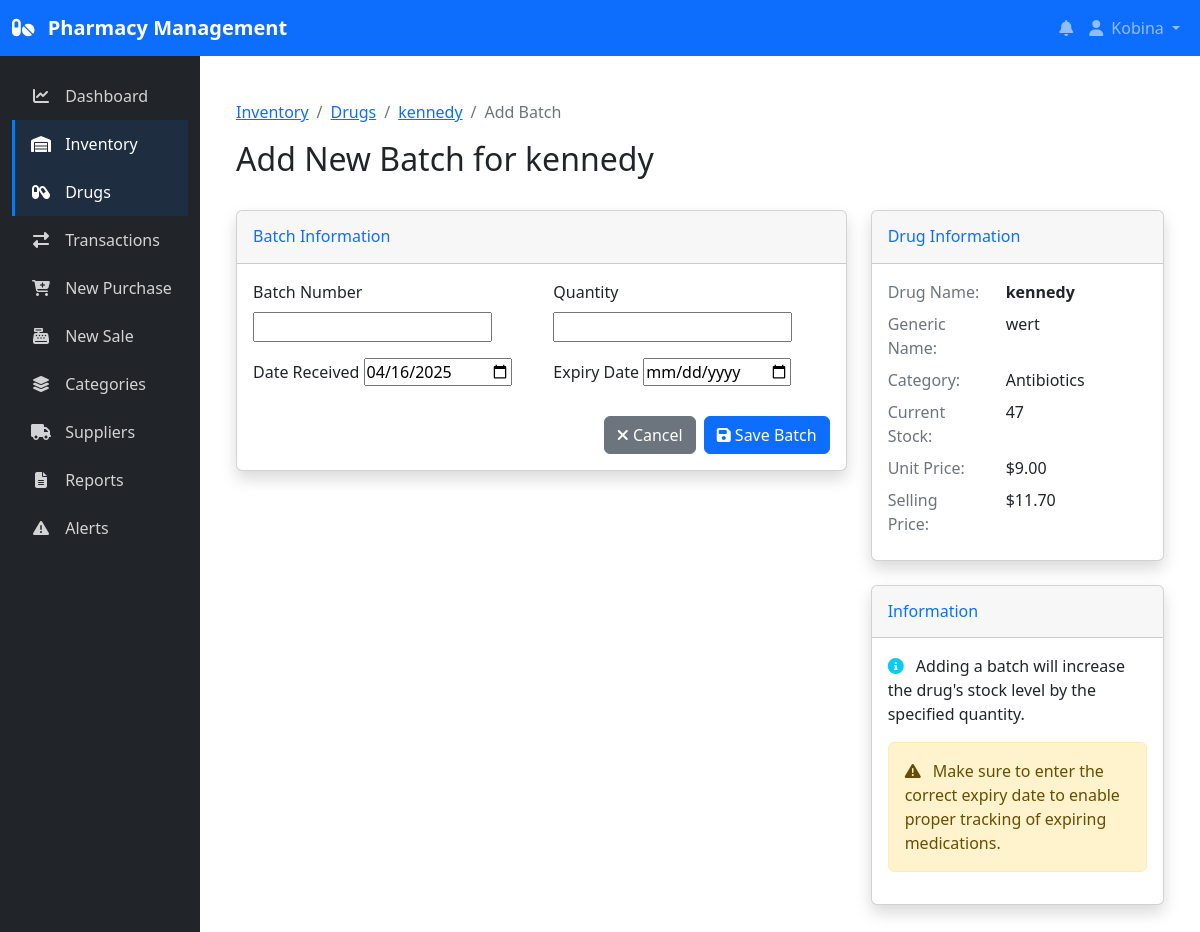
The app's page /inventory/drugs/1/add-batch/ (signed in) with its own data.
### inventory/models.py (models this page shows, shortened)
class Drug(models.Model):
    name = models.CharField(max_length=100)
    generic_name = models.CharField(max_length=100, blank=True, null=True)
    description = models.TextField(blank=True, null=True)
    category = models.ForeignKey(Category, on_delete=models.SET_NULL, null=True, related_name='drugs')
    supplier = models.ForeignKey(Supplier, on_delete=models.SET_NULL, null=True, related_name='drugs')
    unit_price = models.DecimalField(max_digits=10, decimal_places=2, validators=[MinValueValidator(0)])
    selling_price = models.DecimalField(max_digits=10, decimal_places=2, validators=[MinValueValidator(0)], editable=False)
    quantity_in_stock = models.PositiveIntegerField(default=0)
    reorder_level = models.PositiveIntegerField(default=10)
    expiry_date = models.DateField(blank=True, null=True)
    created_at = models.DateTimeField(auto_now_add=True)
    updated_at = models.DateTimeField(auto_now=True)

class Category(models.Model):
    name = models.CharField(max_length=100, unique=True)
    description = models.TextField(blank=True, null=True)
    created_at = models.DateTimeField(auto_now_add=True)
    updated_at = models.DateTimeField(auto_now=True)
    class Meta:
        verbose_name_plural = "Categories"

### inventory/views.py (the view)
# urls.py: path('drugs/<int:drug_id>/add-batch/', views.batch_create, name='batch_create'),
@login_required
def batch_create(request, drug_id):
    drug = get_object_or_404(Drug, pk=drug_id)
    if request.method == 'POST':
        form = BatchForm(request.POST)
        if form.is_valid():
            batch = form.save(commit=False)
            batch.drug = drug
            batch.save()
            drug.quantity_in_stock += batch.quantity
            drug.save()
            messages.success(request, f'New batch for "{drug.name}" has been added successfully!')
            return redirect('drug_detail', pk=drug.pk)
    else:
        form = BatchForm()
    context = {
        'form': form,
        'drug': drug,
        'title': f'Add New Batch for {drug.name}',
    }
    return render(request, 'inventory/batch_form.html', context)

### inventory/forms.py (shortened to what this page needs)
class BatchForm(forms.ModelForm):
    class Meta:
        model = Batch
        fields = ['batch_number', 'quantity', 'expiry_date', 'date_received']
        widgets = {
            'expiry_date': forms.DateInput(attrs={'type': 'date'}),
            'date_received': forms.DateInput(attrs={'type': 'date'}),
        }

### inventory/templates/inventory/batch_form.html (shortened to what this page needs)
{% extends 'base.html' %}
{% block content %}
<div class="container-fluid py-4">
    <nav aria-label="breadcrumb">
        <ol class="breadcrumb">
            <li class="breadcrumb-item"><a href="{% url 'inventory_home' %}">Inventory</a></li>
            <li class="breadcrumb-item"><a href="{% url 'drug_list' %}">Drugs</a></li>
            <li class="breadcrumb-item"><a href="{% url 'drug_detail' drug.pk %}">{{ drug.name }}</a></li>
            <li class="breadcrumb-item active" aria-current="page">Add Batch</li>
        </ol>
    </nav>
    <div class="d-flex justify-content-between align-items-center mb-4">
        <h1 class="h2">{{ title }}</h1>
    </div>
    <div class="row">
        <div class="col-md-8">
            <div class="card shadow">
                <div class="card-header py-3">
                    <h6 class="m-0 font-weight-bold text-primary">Batch Information</h6>
                </div>
                <div class="card-body">
                    <form method="post">
                        <div class="row mb-3">
                            <div class="col-md-6">
                                <label for="{{ form.batch_number.id_for_label }}" class="form-label">Batch Number</label>
                                {{ form.batch_number }}
                            </div>
                            <div class="col-md-6">
                                <label for="{{ form.quantity.id_for_label }}" class="form-label">Quantity</label>
                                {{ form.quantity }}
                            </div>
                        </div>
                        <div class="row mb-3">
                            <div class="col-md-6">
                                <label for="{{ form.date_received.id_for_label }}" class="form-label">Date Received</label>
                                {{ form.date_received }}
                            </div>
                            <div class="col-md-6">
                                <label for="{{ form.expiry_date.id_for_label }}" class="form-label">Expiry Date</label>
                                {{ form.expiry_date }}
                            </div>
                        </div>
                        <div class="d-flex justify-content-end mt-4">
                            <a href="{% url 'drug_detail' drug.pk %}" class="btn btn-secondary me-2">
                                <i class="fas fa-times"></i> Cancel
                            </a>
                            <button type="submit" class="btn btn-primary">
                                <i class="fas fa-save"></i> Save Batch
                            </button>
                        </div>
                    </form>
                </div>
            </div>
        </div>
        <div class="col-md-4">
            <div class="card shadow mb-4">
                <div class="card-header py-3">
                    <h6 class="m-0 font-weight-bold text-primary">Drug Information</h6>
                </div>
                <div class="card-body">
                    <div class="row mb-2">
                        <div class="col-5 text-muted">Drug Name:</div>
                        <div class="col-7 fw-bold">{{ drug.name }}</div>
                    </div>
                    {% if drug.generic_name %}
                    <div class="row mb-2">
                        <div class="col-5 text-muted">Generic Name:</div>
                        <div class="col-7">{{ drug.generic_name }}</div>
                    </div>
                    {% endif %}
                    <div class="row mb-2">
                        <div class="col-5 text-muted">Category:</div>
                        <div class="col-7">{{ drug.category.name|default:"Not categorized" }}</div>
                    </div>
                    <div class="row mb-2">
                        <div class="col-5 text-muted">Current Stock:</div>
                        <div class="col-7">{{ drug.quantity_in_stock }}</div>
                    </div>
                    <div class="row mb-2">
                        <div class="col-5 text-muted">Unit Price:</div>
                        <div class="col-7">${{ drug.unit_price|floatformat:2 }}</div>
                    </div>
                    <div class="row mb-2">
                        <div class="col-5 text-muted">Selling Price:</div>
                        <div class="col-7">${{ drug.selling_price|floatformat:2 }}</div>
                    </div>
                </div>
            </div>
            <div class="card shadow">
                <div class="card-header py-3">
                    <h6 class="m-0 font-weight-bold text-primary">Information</h6>
                </div>
                <div class="card-body">
                    <p><i class="fas fa-info-circle text-info me-2"></i> Adding a batch will increase the drug's stock level by the specified quantity.</p>
                    <div class="alert alert-warning mt-3">
                        <i class="fas fa-exclamation-triangle me-2"></i>
                        Make sure to enter the correct expiry date to enable proper tracking of expiring medications.
                    </div>
                </div>
            </div>
        </div>
    </div>
</div>
{% endblock %}

### templates/base.html (shortened to what this page needs)
<!DOCTYPE html>
<html lang="en">
<head>
    <link href="https://cdn.jsdelivr.net/npm/bootstrap@5.2.3/dist/css/bootstrap.min.css" rel="stylesheet">
    <link rel="stylesheet" href="https://cdnjs.cloudflare.com/ajax/libs/font-awesome/6.1.1/css/all.min.css">
</head>
<body>
    <nav class="navbar navbar-expand-lg navbar-dark bg-primary">
        <div class="container-fluid">
            <a class="navbar-brand" href="{% url 'dashboard_home' %}">
                <i class="fas fa-pills me-2"></i> Pharmacy Management
            </a>
            <div class="collapse navbar-collapse" id="navbarNav">
                <ul class="navbar-nav ms-auto">
                    {% if user.is_authenticated %}
                        <li class="nav-item">
                            <a class="nav-link" href="{% url 'stock_alerts' %}">
                                <i class="fas fa-bell"></i>
                            </a>
                        </li>
                        <li class="nav-item dropdown">
                            <a class="nav-link dropdown-toggle" href="#" id="navbarDropdown" role="button" data-bs-toggle="dropdown">
                                <i class="fas fa-user me-1"></i> {{ user.username }}
                            </a>
                        </li>
                    {% else %}
                        <li class="nav-item">
                            <a class="nav-link" href="{% url 'login' %}">Login</a>
                        </li>
                    {% endif %}
                </ul>
            </div>
        </div>
    </nav>
    <div class="container-fluid">
        <div class="row">
            {% if user.is_authenticated %}
                <div class="col-md-3 col-lg-2 d-md-block bg-dark sidebar collapse">
                    <div class="position-sticky">
                        <ul class="nav flex-column mt-3">
                            <li class="nav-item">
                                <a class="nav-link {% if request.path == '/dashboard/' %}active{% endif %}"
                                   href="{% url 'dashboard_home' %}">
                                    <i class="fas fa-chart-line"></i> Dashboard
                                </a>
                            </li>
                            <li class="nav-item">
                                <a class="nav-link {% if '/inventory/' in request.path %}active{% endif %}"
                                   href="{% url 'inventory_home' %}">
                                    <i class="fas fa-warehouse"></i> Inventory
                                </a>
                            </li>
                            <li class="nav-item">
                                <a class="nav-link {% if '/drugs/' in request.path %}active{% endif %}"
                                   href="{% url 'drug_list' %}">
                                    <i class="fas fa-capsules"></i> Drugs
                                </a>
                            </li>
                            <li class="nav-item">
                                <a class="nav-link {% if '/transactions/' in request.path %}active{% endif %}"
                                   href="{% url 'transaction_list' %}">
                                    <i class="fas fa-exchange-alt"></i> Transactions
                                </a>
                            </li>
                            <li class="nav-item">
                                <a class="nav-link {% if '/purchase/create/' in request.path %}active{% endif %}"
                                   href="{% url 'purchase_create' %}">
                                    <i class="fas fa-cart-plus"></i> New Purchase
                                </a>
                            </li>
                            <li class="nav-item">
                                <a class="nav-link {% if '/sale/create/' in request.path %}active{% endif %}"
                                   href="{% url 'sale_create' %}">
                                    <i class="fas fa-cash-register"></i> New Sale
                                </a>
                            </li>
                            <li class="nav-item">
                                <a class="nav-link {% if '/categories/' in request.path %}active{% endif %}"
                                   href="{% url 'category_list' %}">
                                    <i class="fas fa-layer-group"></i> Categories
                                </a>
                            </li>
                            <li class="nav-item">
                                <a class="nav-link {% if '/suppliers/' in request.path %}active{% endif %}"
                                   href="{% url 'supplier_list' %}">
                                    <i class="fas fa-truck"></i> Suppliers
                                </a>
                            </li>
                            <li class="nav-item">
                                <a class="nav-link {% if '/reports/' in request.path %}active{% endif %}"
                                   href="{% url 'reports' %}">
                                    <i class="fas fa-file-alt"></i> Reports
                                </a>
                            </li>
                            <li class="nav-item">
                                <a class="nav-link {% if '/alerts/' in request.path %}active{% endif %}"
                                   href="{% url 'stock_alerts' %}">
                                    <i class="fas fa-exclamation-triangle"></i> Alerts
                                </a>
                            </li>
                        </ul>
                    </div>
                </div>
            {% endif %}
            <main class="col-md-9 ms-sm-auto col-lg-10 px-md-4 main-content">
                {% block content %}{% endblock %}
            </main>
        </div>
    </div>
</body>
</html>

### templates/base.html (style rules this page uses)
.sidebar { min-height: calc(100vh - 56px); background-color: #343a40; }
.sidebar .nav-link { color: rgba(255, 255, 255, 0.8); padding: 0.75rem 1rem; border-left: 3px solid transparent; }
.sidebar .nav-link.active { color: #fff; border-left-color: #007bff; background-color: rgba(0, 123, 255, 0.1); }
.sidebar .nav-link i { width: 20px; margin-right: 10px; text-align: center; }
.main-content { padding: 20px; }
.navbar-brand { font-weight: bold; }

### records on screen
Drug: name "kennedy", generic_name "wert", category.name "Antibiotics", quantity_in_stock "47", unit_price "9.00", selling_price "11.70"

### other values on screen
{{ user.username }} "Kobina"
{{ title }} "Add New Batch for kennedy"
